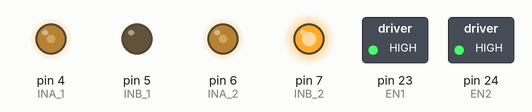
The sketch below on a simulated Arduino Mega 2560, built with avr-gcc and run on an emulated ATmega2560. Parts: switched loads named in the sketch (green lamp = pin HIGH), output pins drawn as LEDs (lit = HIGH).

Above: at 0.1 s.
Timing chart, 0 to 1.6 s (numbered marks = the images above):
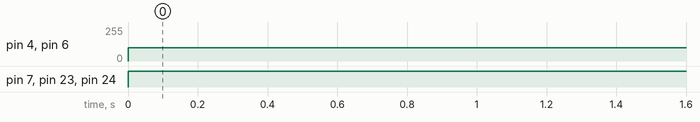

The sketch:

New.ino
```cpp
#include <Arduino.h>

//define variable names for driver pins of motor 1 (right)
#define EN1 23
#define INA_1 4
#define INB_1 5
int encSpeedright;
//define variable names for driver pins of motor 2 (left)
#define EN2 24
#define INA_2 6
#define INB_2 7
int encSpeedleft;

// function declrarions
void portFix();
void rightmotor(float speed);
void leftmotor(float speed);
float line();
void calibrate();

//Sensor calibration data store arrays
int sensMax[8] = {0,0,0,0,0,0,0,0};
int sensMin[8] = {100,100,100,100,100,100,100,100};

void setup() {
  portFix();
  // digitalWrite(13,LOW);
  // calibrate();
  // digitalWrite(13,HIGH);
  // delay(2000);
}

void loop() {

  // int Kp = 4;
  int baseSpeed = 100;

  // float error = line();
  // float p = error*Kp;

  // float pid = Kp*p;

  rightmotor(baseSpeed);
  leftmotor(baseSpeed);

}

// Initializing the I/O ports
void portFix() {

  // Initializing the Inputs of the line following sensor panel
  for (int i = A0; i <= A7; ++i) {
    pinMode(i, INPUT);
  }

  //Initializing the Outputs of Motor 1 (right)
  pinMode(EN1,OUTPUT);
  pinMode(INA_1,OUTPUT);
  pinMode(INB_1,OUTPUT);

  //Initializing the Outputs of Motor 2 (left)
  pinMode(EN2,OUTPUT);
  pinMode(INA_2,OUTPUT);
  pinMode(INB_2,OUTPUT);

  //Initializig the Outputs of encoders of Motor 1 (right)

}

// Right motor working
void rightmotor(float speed){
  int err_margin = 5;
  int speedSet;
  digitalWrite(EN1,HIGH);
  if(speed>0){
    //Forward rotation
    digitalWrite(INB_1,LOW);
    speed = speed;
  }
  else if(speed<0){
    //Backward rotation
    digitalWrite(INB_1,HIGH);
    speed = -speed;
  }
  //Setting speed
  // speedSet = speed;
  // while (encSpeedright < speed - err_margin || encSpeedright > speed + err_margin){
  //   if (encSpeedright < speed){
  //     speedSet++;
  //   }
  //   else{
  //     speedSet--;
  //   }
  //   analogWrite(INA_1,speedSet);
  // }

  analogWrite(INA_1,speed);

}

// Left motor working
void leftmotor(float speed){
  int err_margin = 5;
  int speedSet;
  digitalWrite(EN2,HIGH);
  if(speed>0){
    //Forward rotation
    digitalWrite(INB_2,HIGH);
    speed = speed;
  }
  else if(speed<0){
    //Backward rotation
    digitalWrite(INB_2,LOW);
    speed = -speed;
  }
  //Setting speed
  // speedSet = speed;
  // while (encSpeedleft < speed - err_margin || encSpeedleft > speed + err_margin){
  //   if (encSpeedleft < speed){
  //     speedSet++;
  //   }
  //   else{
  //     speedSet--;
  //   }
  //   analogWrite(INA_2,speedSet);
  // }

  analogWrite(INA_2,speed);

}

//Calculating the error of line following
float line(){
  float sensVals[8]; // List of sensory data
  int k = 0;
  int weighted_total = 0;
  int total = 0;

  for (int j = A0; j <= A7; ++j) {
    sensVals[k] = analogRead(j);
    k++;
  }

  for (int k=0; k<=7; k++){
    sensVals[k] = map(sensVals[k],sensMin[k],sensMax[k],0,1000);
    weighted_total += sensVals[k] * k;
    total += sensVals[k];
  }

  return weighted_total/total;
}

//Calibrating the line following sensors for 5 seconds
void calibrate(){

  for (int m=0; m<=299; m++){
    int l = 0;
    for (int j = A0; j <= A7; ++j) {
      if (sensMax[l] < analogRead(j)){
        sensMax[l] = analogRead(j);
      }
      if (sensMin[l] > analogRead(j)){
        sensMin[l] = analogRead(j);
      }
      l++;
    }
    delay(50);
  }
}
```

Measured:
- by itself, pin 4 (INA_1), pin 6 (INA_2): 0/255 → 100/255 at 0.00 s
- by itself, pin 7 (INB_2), pin 23 (EN1), pin 24 (EN2): LOW → HIGH at 0.00 s
